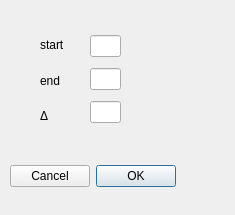
<?xml version="1.0" encoding="UTF-8"?>
<ui version="4.0">
 <class>Dialog</class>
 <widget class="QDialog" name="Dialog">
  <property name="geometry">
   <rect>
    <x>0</x>
    <y>0</y>
    <width>235</width>
    <height>215</height>
   </rect>
  </property>
  <property name="windowTitle">
   <string>seq</string>
  </property>
  <widget class="QDialogButtonBox" name="buttonBox">
   <property name="geometry">
    <rect>
     <x>10</x>
     <y>160</y>
     <width>461</width>
     <height>32</height>
    </rect>
   </property>
   <property name="layoutDirection">
    <enum>Qt::RightToLeft</enum>
   </property>
   <property name="orientation">
    <enum>Qt::Horizontal</enum>
   </property>
   <property name="standardButtons">
    <set>QDialogButtonBox::Cancel|QDialogButtonBox::Ok</set>
   </property>
  </widget>
  <widget class="QLabel" name="label">
   <property name="geometry">
    <rect>
     <x>20</x>
     <y>10</y>
     <width>62</width>
     <height>15</height>
    </rect>
   </property>
   <property name="text">
    <string/>
   </property>
  </widget>
  <widget class="QWidget" name="">
   <property name="geometry">
    <rect>
     <x>90</x>
     <y>30</y>
     <width>31</width>
     <height>101</height>
    </rect>
   </property>
   <layout class="QVBoxLayout" name="verticalLayout">
    <item>
     <widget class="QLineEdit" name="lineEdit"/>
    </item>
    <item>
     <widget class="QLineEdit" name="lineEdit_2"/>
    </item>
    <item>
     <widget class="QLineEdit" name="lineEdit_3"/>
    </item>
   </layout>
  </widget>
  <widget class="QWidget" name="">
   <property name="geometry">
    <rect>
     <x>40</x>
     <y>30</y>
     <width>31</width>
     <height>101</height>
    </rect>
   </property>
   <layout class="QVBoxLayout" name="verticalLayout_2">
    <item>
     <widget class="QLabel" name="label_2">
      <property name="text">
       <string>start</string>
      </property>
     </widget>
    </item>
    <item>
     <widget class="QLabel" name="label_3">
      <property name="text">
       <string>end</string>
      </property>
     </widget>
    </item>
    <item>
     <widget class="QLabel" name="label_4">
      <property name="text">
       <string>Δ</string>
      </property>
     </widget>
    </item>
   </layout>
  </widget>
 </widget>
 <resources/>
 <connections>
  <connection>
   <sender>buttonBox</sender>
   <signal>accepted()</signal>
   <receiver>Dialog</receiver>
   <slot>accept()</slot>
   <hints>
    <hint type="sourcelabel">
     <x>248</x>
     <y>254</y>
    </hint>
    <hint type="destinationlabel">
     <x>157</x>
     <y>274</y>
    </hint>
   </hints>
  </connection>
  <connection>
   <sender>buttonBox</sender>
   <signal>rejected()</signal>
   <receiver>Dialog</receiver>
   <slot>reject()</slot>
   <hints>
    <hint type="sourcelabel">
     <x>316</x>
     <y>260</y>
    </hint>
    <hint type="destinationlabel">
     <x>286</x>
     <y>274</y>
    </hint>
   </hints>
  </connection>
 </connections>
</ui>
